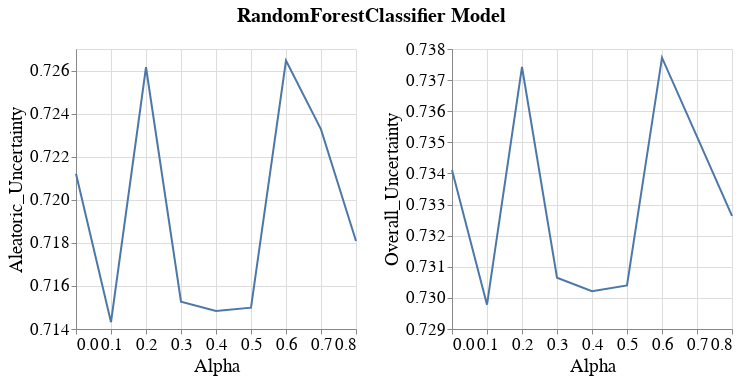

Notebook source saved alongside this figure:
### Code cell
visualizer.create_subgroup_metrics_line_band_plot(model_name=MODEL_NAMES[0],
                                                  subgroup_metrics=['Aleatoric_Uncertainty', 'Overall_Uncertainty'],
                                                  subgroup='SEX_dis_correct')

### Figure 1 — Vega-Lite specification as saved in the notebook (floating-point values rounded to 4 significant figures)
{"config": {"view": {"continuousWidth": 400, "continuousHeight": 300}, "axis": {"labelFontSize": 17, "labelFontWeight": "normal", "titleFontSize": 19, "titleFontWeight": "normal"}, "legend": {"labelFontSize": 17, "symbolStrokeWidth": 10, "titleFontSize": 19}, "title": {"fontSize": 17}}, "vconcat": [{"hconcat": [{"layer": [{"mark": {"type": "errorband", "extent": "ci"}, "encoding": {"x": {"field": "Intervention_Param", "title": "Alpha", "type": "quantitative"}, "y": {"field": "Metric_Value", "scale": {"zero": false}, "title": "Aleatoric_Uncertainty", "type": "quantitative"}}}, {"mark": "line", "encoding": {"x": {"field": "Intervention_Param", "title": "Alpha", "type": "quantitative"}, "y": {"aggregate": "mean", "field": "Metric_Value", "scale": {"zero": false}, "title": "Aleatoric_Uncertainty", "type": "quantitative"}}}], "height": 280, "width": 280}, {"layer": [{"mark": {"type": "errorband", "extent": "ci"}, "encoding": {"x": {"field": "Intervention_Param", "title": "Alpha", "type": "quantitative"}, "y": {"field": "Metric_Value", "scale": {"zero": false}, "title": "Overall_Uncertainty", "type": "quantitative"}}}, {"mark": "line", "encoding": {"x": {"field": "Intervention_Param", "title": "Alpha", "type": "quantitative"}, "y": {"aggregate": "mean", "field": "Metric_Value", "scale": {"zero": false}, "title": "Overall_Uncertainty", "type": "quantitative"}}}], "data": {"name": "data-d891b41e4ebda316ae58242907ecfe0e"}, "height": 280, "width": 280}]}], "data": {"name": "data-5b54e166c67a653ed985f1546ffa36ff"}, "title": {"text": "RandomForestClassifier Model", "anchor": "middle", "dy": -10, "fontSize": 20}, "$schema": "https://vega.github.io/schema/vega-lite/v4.17.0.json", "datasets": {"data-5b54e166c67a653ed985f1546ffa36ff": [{"Metric": "Aleatoric_Uncertainty", "Bootstrap_Model_Seed": 101, "Model_Name": "RandomForestClassifier", "Model_Params": "{'bootstrap': True, 'ccp_alpha': 0.0, 'class_weight': None, 'criterion': 'gini', 'max_depth': 30, 'max_features': 'sqrt', 'max_leaf_nodes': None, 'max_samples': None, 'min_impurity_decrease': 0.0, 'min_samples_leaf': 2, 'min_samples_split': 10, 'min_weight_fraction_leaf': 0.0, 'n_estimators': 500, 'n_jobs': None, 'oob_score': False, 'random_state': 101, 'verbose': 0, 'warm_start': False}", "Run_Number": "Run_1", "Dataset_Name": "Folktables_NY_2018_Employment", "Num_Estimators": 200, "Tag": "OK", "Record_Create_Date_Time": "2023-07-05T19:21:19.905000", "Session_Uuid": "e6bca5bf-8de7-46ce-bb59-4c2b28dcaaf5", "Experiment_Iteration": "Exp_iter_1", "Dataset_Split_Seed": 100, "Model_Init_Seed": 100, "Fair_Intervention_Params_Lst": "[0.0, 0.1, 0.2, 0.30000000000000004, 0.4, 0.5, 0.6000000000000001, 0.7000000000000001, 0.8, 0.9, 1.0]", "Intervention_Param": 0.2, "Subgroup": "SEX_dis_correct", "Metric_Value": 0.7262}, {"Metric": "Aleatoric_Uncertainty", "Bootstrap_Model_Seed": 101, "Model_Name": "RandomForestClassifier", "Model_Params": "{'bootstrap': True, 'ccp_alpha': 0.0, 'class_weight': None, 'criterion': 'gini', 'max_depth': 30, 'max_features': 'sqrt', 'max_leaf_nodes': None, 'max_samples': None, 'min_impurity_decrease': 0.0, 'min_samples_leaf': 2, 'min_samples_split': 10, 'min_weight_fraction_leaf': 0.0, 'n_estimators': 500, 'n_jobs': None, 'oob_score': False, 'random_state': 101, 'verbose': 0, 'warm_start': False}", "Run_Number": "Run_1", "Dataset_Name": "Folktables_NY_2018_Employment", "Num_Estimators": 200, "Tag": "OK", "Record_Create_Date_Time": "2023-07-05T22:03:22.818000", "Session_Uuid": "e6bca5bf-8de7-46ce-bb59-4c2b28dcaaf5", "Experiment_Iteration": "Exp_iter_1", "Dataset_Split_Seed": 100, "Model_Init_Seed": 100, "Fair_Intervention_Params_Lst": "[0.0, 0.1, 0.2, 0.30000000000000004, 0.4, 0.5, 0.6000000000000001, 0.7000000000000001, 0.8, 0.9, 1.0]", "Intervention_Param": 0.6, "Subgroup": "SEX_dis_correct", "Metric_Value": 0.7265}, {"Metric": "Aleatoric_Uncertainty", "Bootstrap_Model_Seed": 101, "Model_Name": "RandomForestClassifier", "Model_Params": "{'bootstrap': True, 'ccp_alpha': 0.0, 'class_weight': None, 'criterion': 'gini', 'max_depth': 40, 'max_features': 'sqrt', 'max_leaf_nodes': None, 'max_samples': None, 'min_impurity_decrease': 0.0, 'min_samples_leaf': 2, 'min_samples_split': 10, 'min_weight_fraction_leaf': 0.0, 'n_estimators': 1000, 'n_jobs': None, 'oob_score': False, 'random_state': 101, 'verbose': 0, 'warm_start': False}", "Run_Number": "Run_1", "Dataset_Name": "Folktables_NY_2018_Employment", "Num_Estimators": 200, "Tag": "OK", "Record_Create_Date_Time": "2023-07-06T10:37:34.818000", "Session_Uuid": "e6bca5bf-8de7-46ce-bb59-4c2b28dcaaf5", "Experiment_Iteration": "Exp_iter_1", "Dataset_Split_Seed": 100, "Model_Init_Seed": 100, "Fair_Intervention_Params_Lst": "[0.7, 0.8, 0.9, 1.0]", "Intervention_Param": 0.7, "Subgroup": "SEX_dis_correct", "Metric_Value": 0.7233}, {"Metric": "Aleatoric_Uncertainty", "Bootstrap_Model_Seed": 101, "Model_Name": "RandomForestClassifier", "Model_Params": "{'bootstrap': True, 'ccp_alpha': 0.0, 'class_weight': None, 'criterion': 'gini', 'max_depth': 40, 'max_features': 'sqrt', 'max_leaf_nodes': None, 'max_samples': None, 'min_impurity_decrease': 0.0, 'min_samples_leaf': 2, 'min_samples_split': 5, 'min_weight_fraction_leaf': 0.0, 'n_estimators': 200, 'n_jobs': None, 'oob_score': False, 'random_state': 101, 'verbose': 0, 'warm_start': False}", "Run_Number": "Run_1", "Dataset_Name": "Folktables_NY_2018_Employment", "Num_Estimators": 200, "Tag": "OK", "Record_Create_Date_Time": "2023-07-05T21:14:12.662000", "Session_Uuid": "e6bca5bf-8de7-46ce-bb59-4c2b28dcaaf5", "Experiment_Iteration": "Exp_iter_1", "Dataset_Split_Seed": 100, "Model_Init_Seed": 100, "Fair_Intervention_Params_Lst": "[0.0, 0.1, 0.2, 0.30000000000000004, 0.4, 0.5, 0.6000000000000001, 0.7000000000000001, 0.8, 0.9, 1.0]", "Intervention_Param": 0.5, "Subgroup": "SEX_dis_correct", "Metric_Value": 0.715}, {"Metric": "Aleatoric_Uncertainty", "Bootstrap_Model_Seed": 101, "Model_Name": "RandomForestClassifier", "Model_Params": "{'bootstrap': True, 'ccp_alpha': 0.0, 'class_weight': None, 'criterion': 'gini', 'max_depth': 50, 'max_features': 'sqrt', 'max_leaf_nodes': None, 'max_samples': None, 'min_impurity_decrease': 0.0, 'min_samples_leaf': 2, 'min_samples_split': 10, 'min_weight_fraction_leaf': 0.0, 'n_estimators': 100, 'n_jobs': None, 'oob_score': False, 'random_state': 101, 'verbose': 0, 'warm_start': False}", "Run_Number": "Run_1", "Dataset_Name": "Folktables_NY_2018_Employment", "Num_Estimators": 200, "Tag": "OK", "Record_Create_Date_Time": "2023-07-05T17:54:49.958000", "Session_Uuid": "e6bca5bf-8de7-46ce-bb59-4c2b28dcaaf5", "Experiment_Iteration": "Exp_iter_1", "Dataset_Split_Seed": 100, "Model_Init_Seed": 100, "Fair_Intervention_Params_Lst": "[0.0, 0.1, 0.2, 0.30000000000000004, 0.4, 0.5, 0.6000000000000001, 0.7000000000000001, 0.8, 0.9, 1.0]", "Intervention_Param": 0.0, "Subgroup": "SEX_dis_correct", "Metric_Value": 0.7212}, {"Metric": "Aleatoric_Uncertainty", "Bootstrap_Model_Seed": 101, "Model_Name": "RandomForestClassifier", "Model_Params": "{'bootstrap': True, 'ccp_alpha': 0.0, 'class_weight': None, 'criterion': 'gini', 'max_depth': 50, 'max_features': 'sqrt', 'max_leaf_nodes': None, 'max_samples': None, 'min_impurity_decrease': 0.0, 'min_samples_leaf': 2, 'min_samples_split': 5, 'min_weight_fraction_leaf': 0.0, 'n_estimators': 1000, 'n_jobs': None, 'oob_score': False, 'random_state': 101, 'verbose': 0, 'warm_start': False}", "Run_Number": "Run_1", "Dataset_Name": "Folktables_NY_2018_Employment", "Num_Estimators": 200, "Tag": "OK", "Record_Create_Date_Time": "2023-07-06T15:32:26.983000", "Session_Uuid": "e6bca5bf-8de7-46ce-bb59-4c2b28dcaaf5", "Experiment_Iteration": "Exp_iter_1", "Dataset_Split_Seed": 100, "Model_Init_Seed": 100, "Fair_Intervention_Params_Lst": "[0.8]", "Intervention_Param": 0.8, "Subgroup": "SEX_dis_correct", "Metric_Value": 0.7181}, {"Metric": "Aleatoric_Uncertainty", "Bootstrap_Model_Seed": 101, "Model_Name": "RandomForestClassifier", "Model_Params": "{'bootstrap': True, 'ccp_alpha': 0.0, 'class_weight': None, 'criterion': 'gini', 'max_depth': 50, 'max_features': 'sqrt', 'max_leaf_nodes': None, 'max_samples': None, 'min_impurity_decrease': 0.0, 'min_samples_leaf': 2, 'min_samples_split': 5, 'min_weight_fraction_leaf': 0.0, 'n_estimators': 200, 'n_jobs': None, 'oob_score': False, 'random_state': 101, 'verbose': 0, 'warm_start': False}", "Run_Number": "Run_1", "Dataset_Name": "Folktables_NY_2018_Employment", "Num_Estimators": 200, "Tag": "OK", "Record_Create_Date_Time": "2023-07-05T18:32:15.652000", "Session_Uuid": "e6bca5bf-8de7-46ce-bb59-4c2b28dcaaf5", "Experiment_Iteration": "Exp_iter_1", "Dataset_Split_Seed": 100, "Model_Init_Seed": 100, "Fair_Intervention_Params_Lst": "[0.0, 0.1, 0.2, 0.30000000000000004, 0.4, 0.5, 0.6000000000000001, 0.7000000000000001, 0.8, 0.9, 1.0]", "Intervention_Param": 0.1, "Subgroup": "SEX_dis_correct", "Metric_Value": 0.7143}, {"Metric": "Aleatoric_Uncertainty", "Bootstrap_Model_Seed": 101, "Model_Name": "RandomForestClassifier", "Model_Params": "{'bootstrap': True, 'ccp_alpha': 0.0, 'class_weight': None, 'criterion': 'gini', 'max_depth': 50, 'max_features': 'sqrt', 'max_leaf_nodes': None, 'max_samples': None, 'min_impurity_decrease': 0.0, 'min_samples_leaf': 2, 'min_samples_split': 5, 'min_weight_fraction_leaf': 0.0, 'n_estimators': 200, 'n_jobs': None, 'oob_score': False, 'random_state': 101, 'verbose': 0, 'warm_start': False}", "Run_Number": "Run_1", "Dataset_Name": "Folktables_NY_2018_Employment", "Num_Estimators": 200, "Tag": "OK", "Record_Create_Date_Time": "2023-07-05T19:58:41.636000", "Session_Uuid": "e6bca5bf-8de7-46ce-bb59-4c2b28dcaaf5", "Experiment_Iteration": "Exp_iter_1", "Dataset_Split_Seed": 100, "Model_Init_Seed": 100, "Fair_Intervention_Params_Lst": "[0.0, 0.1, 0.2, 0.30000000000000004, 0.4, 0.5, 0.6000000000000001, 0.7000000000000001, 0.8, 0.9, 1.0]", "Intervention_Param": 0.3, "Subgroup": "SEX_dis_correct", "Metric_Value": 0.7153}, {"Metric": "Aleatoric_Uncertainty", "Bootstrap_Model_Seed": 101, "Model_Name": "RandomForestClassifier", "Model_Params": "{'bootstrap': True, 'ccp_alpha': 0.0, 'class_weight': None, 'criterion': 'gini', 'max_depth': 50, 'max_features': 'sqrt', 'max_leaf_nodes': None, 'max_samples': None, 'min_impurity_decrease': 0.0, 'min_samples_leaf': 2, 'min_samples_split': 5, 'min_weight_fraction_leaf': 0.0, 'n_estimators': 200, 'n_jobs': None, 'oob_score': False, 'random_state': 101, 'verbose': 0, 'warm_start': False}", "Run_Number": "Run_1", "Dataset_Name": "Folktables_NY_2018_Employment", "Num_Estimators": 200, "Tag": "OK", "Record_Create_Date_Time": "2023-07-05T20:36:50.402000", "Session_Uuid": "e6bca5bf-8de7-46ce-bb59-4c2b28dcaaf5", "Experiment_Iteration": "Exp_iter_1", "Dataset_Split_Seed": 100, "Model_Init_Seed": 100, "Fair_Intervention_Params_Lst": "[0.0, 0.1, 0.2, 0.30000000000000004, 0.4, 0.5, 0.6000000000000001, 0.7000000000000001, 0.8, 0.9, 1.0]", "Intervention_Param": 0.4, "Subgroup": "SEX_dis_correct", "Metric_Value": 0.7148}], "data-d891b41e4ebda316ae58242907ecfe0e": [{"Metric": "Overall_Uncertainty", "Bootstrap_Model_Seed": 101, "Model_Name": "RandomForestClassifier", "Model_Params": "{'bootstrap': True, 'ccp_alpha': 0.0, 'class_weight': None, 'criterion': 'gini', 'max_depth': 30, 'max_features': 'sqrt', 'max_leaf_nodes': None, 'max_samples': None, 'min_impurity_decrease': 0.0, 'min_samples_leaf': 2, 'min_samples_split': 10, 'min_weight_fraction_leaf': 0.0, 'n_estimators': 500, 'n_jobs': None, 'oob_score': False, 'random_state': 101, 'verbose': 0, 'warm_start': False}", "Run_Number": "Run_1", "Dataset_Name": "Folktables_NY_2018_Employment", "Num_Estimators": 200, "Tag": "OK", "Record_Create_Date_Time": "2023-07-05T19:21:19.905000", "Session_Uuid": "e6bca5bf-8de7-46ce-bb59-4c2b28dcaaf5", "Experiment_Iteration": "Exp_iter_1", "Dataset_Split_Seed": 100, "Model_Init_Seed": 100, "Fair_Intervention_Params_Lst": "[0.0, 0.1, 0.2, 0.30000000000000004, 0.4, 0.5, 0.6000000000000001, 0.7000000000000001, 0.8, 0.9, 1.0]", "Intervention_Param": 0.2, "Subgroup": "SEX_dis_correct", "Metric_Value": 0.7374}, {"Metric": "Overall_Uncertainty", "Bootstrap_Model_Seed": 101, "Model_Name": "RandomForestClassifier", "Model_Params": "{'bootstrap': True, 'ccp_alpha': 0.0, 'class_weight': None, 'criterion': 'gini', 'max_depth': 30, 'max_features': 'sqrt', 'max_leaf_nodes': None, 'max_samples': None, 'min_impurity_decrease': 0.0, 'min_samples_leaf': 2, 'min_samples_split': 10, 'min_weight_fraction_leaf': 0.0, 'n_estimators': 500, 'n_jobs': None, 'oob_score': False, 'random_state': 101, 'verbose': 0, 'warm_start': False}", "Run_Number": "Run_1", "Dataset_Name": "Folktables_NY_2018_Employment", "Num_Estimators": 200, "Tag": "OK", "Record_Create_Date_Time": "2023-07-05T22:03:22.818000", "Session_Uuid": "e6bca5bf-8de7-46ce-bb59-4c2b28dcaaf5", "Experiment_Iteration": "Exp_iter_1", "Dataset_Split_Seed": 100, "Model_Init_Seed": 100, "Fair_Intervention_Params_Lst": "[0.0, 0.1, 0.2, 0.30000000000000004, 0.4, 0.5, 0.6000000000000001, 0.7000000000000001, 0.8, 0.9, 1.0]", "Intervention_Param": 0.6, "Subgroup": "SEX_dis_correct", "Metric_Value": 0.7377}, {"Metric": "Overall_Uncertainty", "Bootstrap_Model_Seed": 101, "Model_Name": "RandomForestClassifier", "Model_Params": "{'bootstrap': True, 'ccp_alpha': 0.0, 'class_weight': None, 'criterion': 'gini', 'max_depth': 40, 'max_features': 'sqrt', 'max_leaf_nodes': None, 'max_samples': None, 'min_impurity_decrease': 0.0, 'min_samples_leaf': 2, 'min_samples_split': 10, 'min_weight_fraction_leaf': 0.0, 'n_estimators': 1000, 'n_jobs': None, 'oob_score': False, 'random_state': 101, 'verbose': 0, 'warm_start': False}", "Run_Number": "Run_1", "Dataset_Name": "Folktables_NY_2018_Employment", "Num_Estimators": 200, "Tag": "OK", "Record_Create_Date_Time": "2023-07-06T10:37:34.818000", "Session_Uuid": "e6bca5bf-8de7-46ce-bb59-4c2b28dcaaf5", "Experiment_Iteration": "Exp_iter_1", "Dataset_Split_Seed": 100, "Model_Init_Seed": 100, "Fair_Intervention_Params_Lst": "[0.7, 0.8, 0.9, 1.0]", "Intervention_Param": 0.7, "Subgroup": "SEX_dis_correct", "Metric_Value": 0.7352}, {"Metric": "Overall_Uncertainty", "Bootstrap_Model_Seed": 101, "Model_Name": "RandomForestClassifier", "Model_Params": "{'bootstrap': True, 'ccp_alpha': 0.0, 'class_weight': None, 'criterion': 'gini', 'max_depth': 40, 'max_features': 'sqrt', 'max_leaf_nodes': None, 'max_samples': None, 'min_impurity_decrease': 0.0, 'min_samples_leaf': 2, 'min_samples_split': 5, 'min_weight_fraction_leaf': 0.0, 'n_estimators': 200, 'n_jobs': None, 'oob_score': False, 'random_state': 101, 'verbose': 0, 'warm_start': False}", "Run_Number": "Run_1", "Dataset_Name": "Folktables_NY_2018_Employment", "Num_Estimators": 200, "Tag": "OK", "Record_Create_Date_Time": "2023-07-05T21:14:12.662000", "Session_Uuid": "e6bca5bf-8de7-46ce-bb59-4c2b28dcaaf5", "Experiment_Iteration": "Exp_iter_1", "Dataset_Split_Seed": 100, "Model_Init_Seed": 100, "Fair_Intervention_Params_Lst": "[0.0, 0.1, 0.2, 0.30000000000000004, 0.4, 0.5, 0.6000000000000001, 0.7000000000000001, 0.8, 0.9, 1.0]", "Intervention_Param": 0.5, "Subgroup": "SEX_dis_correct", "Metric_Value": 0.7304}, {"Metric": "Overall_Uncertainty", "Bootstrap_Model_Seed": 101, "Model_Name": "RandomForestClassifier", "Model_Params": "{'bootstrap': True, 'ccp_alpha': 0.0, 'class_weight': None, 'criterion': 'gini', 'max_depth': 50, 'max_features': 'sqrt', 'max_leaf_nodes': None, 'max_samples': None, 'min_impurity_decrease': 0.0, 'min_samples_leaf': 2, 'min_samples_split': 10, 'min_weight_fraction_leaf': 0.0, 'n_estimators': 100, 'n_jobs': None, 'oob_score': False, 'random_state': 101, 'verbose': 0, 'warm_start': False}", "Run_Number": "Run_1", "Dataset_Name": "Folktables_NY_2018_Employment", "Num_Estimators": 200, "Tag": "OK", "Record_Create_Date_Time": "2023-07-05T17:54:49.958000", "Session_Uuid": "e6bca5bf-8de7-46ce-bb59-4c2b28dcaaf5", "Experiment_Iteration": "Exp_iter_1", "Dataset_Split_Seed": 100, "Model_Init_Seed": 100, "Fair_Intervention_Params_Lst": "[0.0, 0.1, 0.2, 0.30000000000000004, 0.4, 0.5, 0.6000000000000001, 0.7000000000000001, 0.8, 0.9, 1.0]", "Intervention_Param": 0.0, "Subgroup": "SEX_dis_correct", "Metric_Value": 0.7341}, {"Metric": "Overall_Uncertainty", "Bootstrap_Model_Seed": 101, "Model_Name": "RandomForestClassifier", "Model_Params": "{'bootstrap': True, 'ccp_alpha': 0.0, 'class_weight': None, 'criterion': 'gini', 'max_depth': 50, 'max_features': 'sqrt', 'max_leaf_nodes': None, 'max_samples': None, 'min_impurity_decrease': 0.0, 'min_samples_leaf': 2, 'min_samples_split': 5, 'min_weight_fraction_leaf': 0.0, 'n_estimators': 1000, 'n_jobs': None, 'oob_score': False, 'random_state': 101, 'verbose': 0, 'warm_start': False}", "Run_Number": "Run_1", "Dataset_Name": "Folktables_NY_2018_Employment", "Num_Estimators": 200, "Tag": "OK", "Record_Create_Date_Time": "2023-07-06T15:32:26.983000", "Session_Uuid": "e6bca5bf-8de7-46ce-bb59-4c2b28dcaaf5", "Experiment_Iteration": "Exp_iter_1", "Dataset_Split_Seed": 100, "Model_Init_Seed": 100, "Fair_Intervention_Params_Lst": "[0.8]", "Intervention_Param": 0.8, "Subgroup": "SEX_dis_correct", "Metric_Value": 0.7326}, {"Metric": "Overall_Uncertainty", "Bootstrap_Model_Seed": 101, "Model_Name": "RandomForestClassifier", "Model_Params": "{'bootstrap': True, 'ccp_alpha': 0.0, 'class_weight': None, 'criterion': 'gini', 'max_depth': 50, 'max_features': 'sqrt', 'max_leaf_nodes': None, 'max_samples': None, 'min_impurity_decrease': 0.0, 'min_samples_leaf': 2, 'min_samples_split': 5, 'min_weight_fraction_leaf': 0.0, 'n_estimators': 200, 'n_jobs': None, 'oob_score': False, 'random_state': 101, 'verbose': 0, 'warm_start': False}", "Run_Number": "Run_1", "Dataset_Name": "Folktables_NY_2018_Employment", "Num_Estimators": 200, "Tag": "OK", "Record_Create_Date_Time": "2023-07-05T18:32:15.652000", "Session_Uuid": "e6bca5bf-8de7-46ce-bb59-4c2b28dcaaf5", "Experiment_Iteration": "Exp_iter_1", "Dataset_Split_Seed": 100, "Model_Init_Seed": 100, "Fair_Intervention_Params_Lst": "[0.0, 0.1, 0.2, 0.30000000000000004, 0.4, 0.5, 0.6000000000000001, 0.7000000000000001, 0.8, 0.9, 1.0]", "Intervention_Param": 0.1, "Subgroup": "SEX_dis_correct", "Metric_Value": 0.7298}, {"Metric": "Overall_Uncertainty", "Bootstrap_Model_Seed": 101, "Model_Name": "RandomForestClassifier", "Model_Params": "{'bootstrap': True, 'ccp_alpha': 0.0, 'class_weight': None, 'criterion': 'gini', 'max_depth': 50, 'max_features': 'sqrt', 'max_leaf_nodes': None, 'max_samples': None, 'min_impurity_decrease': 0.0, 'min_samples_leaf': 2, 'min_samples_split': 5, 'min_weight_fraction_leaf': 0.0, 'n_estimators': 200, 'n_jobs': None, 'oob_score': False, 'random_state': 101, 'verbose': 0, 'warm_start': False}", "Run_Number": "Run_1", "Dataset_Name": "Folktables_NY_2018_Employment", "Num_Estimators": 200, "Tag": "OK", "Record_Create_Date_Time": "2023-07-05T19:58:41.636000", "Session_Uuid": "e6bca5bf-8de7-46ce-bb59-4c2b28dcaaf5", "Experiment_Iteration": "Exp_iter_1", "Dataset_Split_Seed": 100, "Model_Init_Seed": 100, "Fair_Intervention_Params_Lst": "[0.0, 0.1, 0.2, 0.30000000000000004, 0.4, 0.5, 0.6000000000000001, 0.7000000000000001, 0.8, 0.9, 1.0]", "Intervention_Param": 0.3, "Subgroup": "SEX_dis_correct", "Metric_Value": 0.7306}, {"Metric": "Overall_Uncertainty", "Bootstrap_Model_Seed": 101, "Model_Name": "RandomForestClassifier", "Model_Params": "{'bootstrap': True, 'ccp_alpha': 0.0, 'class_weight': None, 'criterion': 'gini', 'max_depth': 50, 'max_features': 'sqrt', 'max_leaf_nodes': None, 'max_samples': None, 'min_impurity_decrease': 0.0, 'min_samples_leaf': 2, 'min_samples_split': 5, 'min_weight_fraction_leaf': 0.0, 'n_estimators': 200, 'n_jobs': None, 'oob_score': False, 'random_state': 101, 'verbose': 0, 'warm_start': False}", "Run_Number": "Run_1", "Dataset_Name": "Folktables_NY_2018_Employment", "Num_Estimators": 200, "Tag": "OK", "Record_Create_Date_Time": "2023-07-05T20:36:50.402000", "Session_Uuid": "e6bca5bf-8de7-46ce-bb59-4c2b28dcaaf5", "Experiment_Iteration": "Exp_iter_1", "Dataset_Split_Seed": 100, "Model_Init_Seed": 100, "Fair_Intervention_Params_Lst": "[0.0, 0.1, 0.2, 0.30000000000000004, 0.4, 0.5, 0.6000000000000001, 0.7000000000000001, 0.8, 0.9, 1.0]", "Intervention_Param": 0.4, "Subgroup": "SEX_dis_correct", "Metric_Value": 0.7302}]}}
